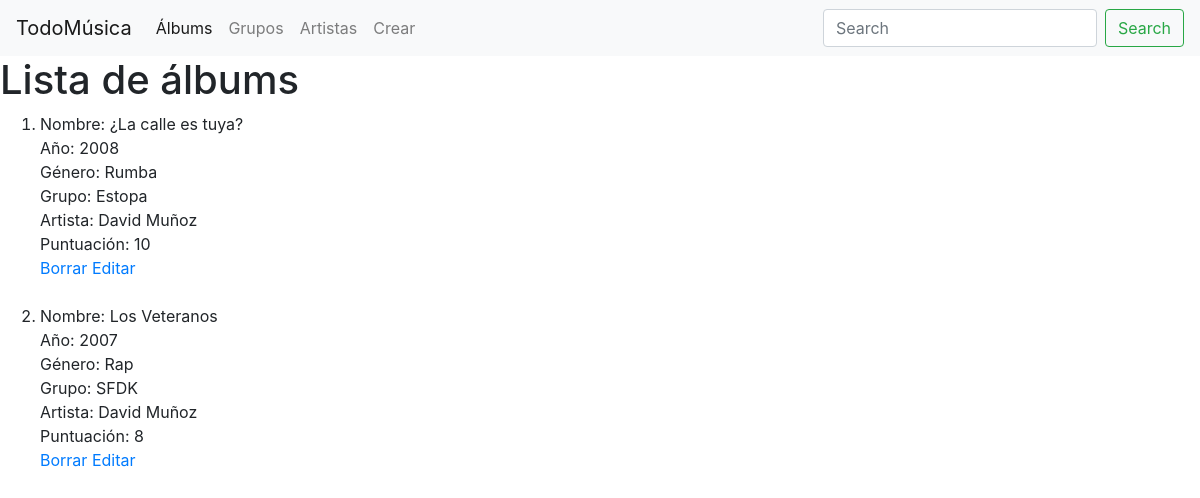
The page /albums/ on the database as committed earlier.
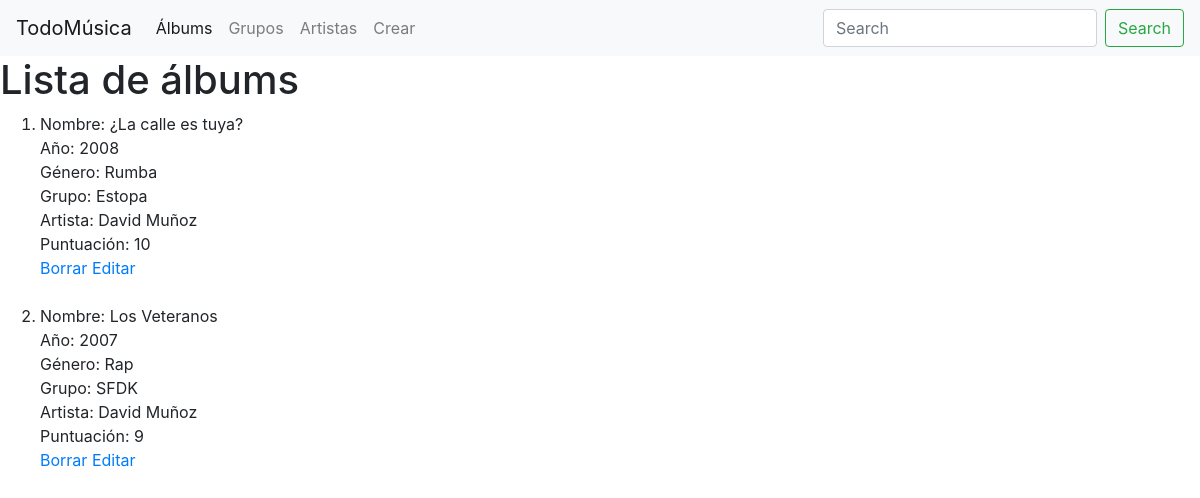
The same page on the database as committed later.
### miAplicacion/models.py (models this page shows)
class Album(models.Model):
    nombreAlbum = models.CharField(max_length=50, blank=False)
    anio = models.IntegerField(default=0)
    genero = models.CharField(max_length=50, blank=False)
    artista_id = models.ForeignKey(Artista, on_delete=models.CASCADE, blank=True,null=True)
    grupoMusical_id = models.ForeignKey(Grupo_Musical, on_delete=models.CASCADE, blank=True,null=True)
    puntuacion = models.IntegerField(default=0, validators=[MaxValueValidator(10), MinValueValidator(0)])

class Grupo_Musical(models.Model):
    nombreGrupo = models.CharField(max_length=50, blank=False)
    estiloMusica = models.CharField(max_length=50)
    fecha_creacion = models.DateField(blank=False)
    fecha_disolucion = models.DateField(null=True, blank=True)

class Artista(models.Model):
    nombre = models.CharField(max_length=50, blank=False)
    apellido1 = models.CharField(max_length=50, blank=False)
    apellido2 = models.CharField(max_length=50, blank=False)
    grupo_id = models.ForeignKey(Grupo_Musical, on_delete=models.CASCADE)

### miAplicacion/views.py (the view)
# urls.py: path('albums/',albumsView,name='albums'),
def albumsView(request):
    allAlbums = Album.objects.all()
    context = {'allAlbums': allAlbums}
    return render(request,"albums.html",context)

### templates/albums.html (shortened to what this page needs)
{% include "header.html" %}
<!DOCTYPE html>
<html lang="en">
<head>
</head>
<body>
    <h1>Lista de álbums</h1>
        <ol>
            {% for Album in allAlbums %}
                <li>Nombre: {{ Album.nombreAlbum }} <br>
                    Año: {{ Album.anio }} <br>
                    Género: {{ Album.genero }} <br>
                    Grupo: {{ Album.grupoMusical_id.nombreGrupo }} <br>
                    Artista: {{ Album.artista_id.nombre }}   {{ Album.artista_id.apellido1 }}<br>
                    Puntuación: {{ Album.puntuacion }}</li>
                    <a href="/borrarAlbum/{{Album.id}}">Borrar</a>
                    <a href="/editarAlbum/{{Album.id}}">Editar</a>
        <br><br>
        {% endfor %}
        </ol>
</body>
</html>

Rows that differ between the two databases and show on the page:
changed Album "Los Veteranos": puntuacion "8" → "9"
